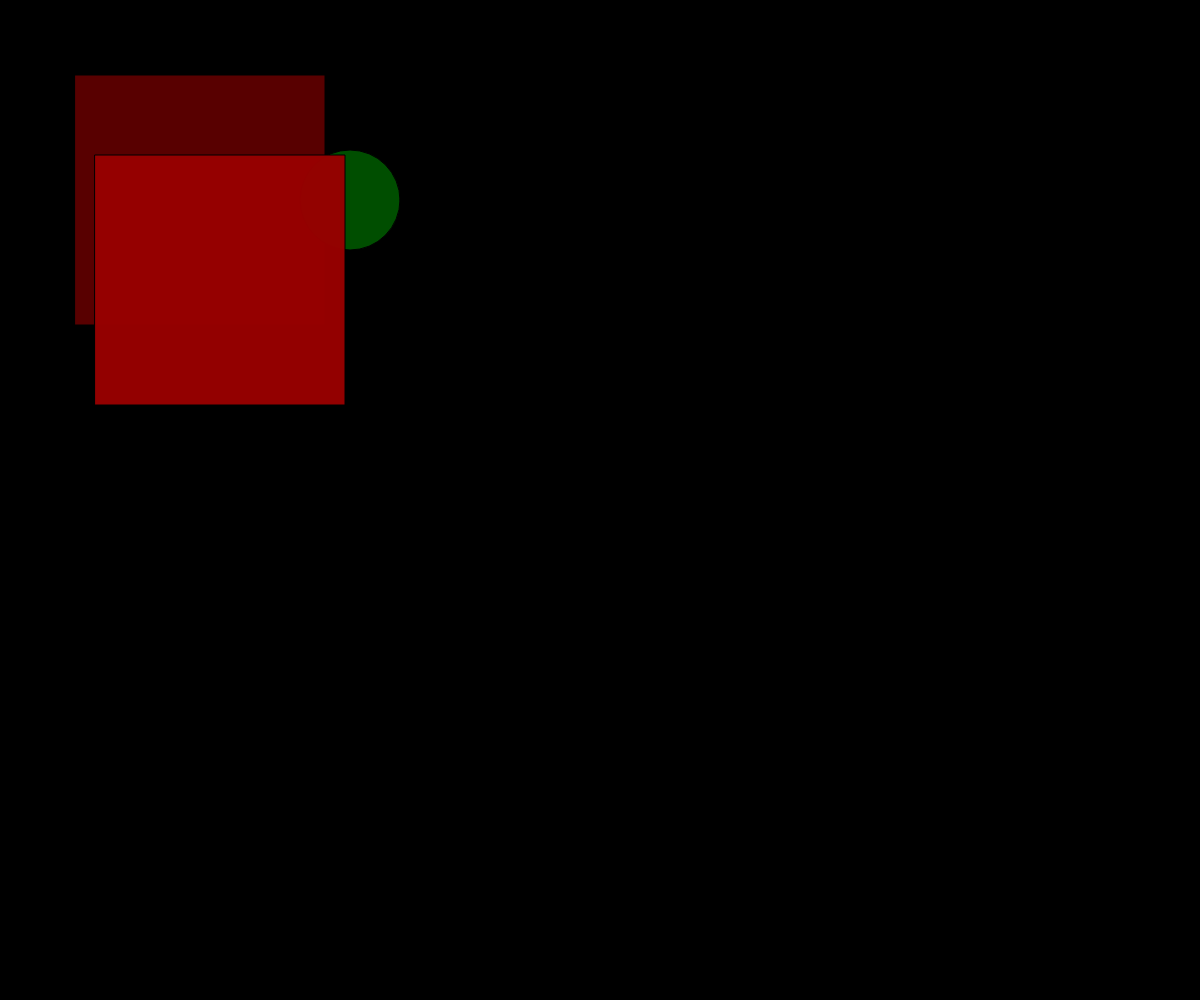
Frame 1 (no input)
Frame 60 (no input): identical to frame 1, image omitted
Frame 120 (the mouse pressed at the canvas centre since frame 60): identical to frame 1, image omitted

The p5.js sketch that drew this single still picture (run headless with seeded random() and noise() and a simulated clock; from frame 60 on, the mouse is pressed at the canvas centre):

// p5.js sketch
// ── sketch.js

// Global variables



function setup() {
  createCanvas(windowWidth, windowHeight);

  // The rectMode() and ellipseMode() functions allow you to modify the location
  // from which the shape is drawn by changing how the x and y arguments passed
  // to rect() and ellipse() functions are interpreted.

  // Sets origin mode to be the rectangle's center
  //rectMode(CENTER);

  // p5.js will automatically run your code at 60 frames per second (FPS).
  //frameRate(1);
}

/* Loop */
function draw() {
  background(0);

  fill(90, 0, 0, 250);
  rectMode(CENTER);  // rectMode(CORNER)
  rect(200, 200, 250, 250);

  fill(0, 80, 0, 250);
  ellipseMode(CORNER);  // ellipseMode(CENTER);
  ellipse(300, 150, 100, 100);

  // The translate() changes the (0, 0) origin of the p5.js coordinate system
  // to be the location specified as the function’s arguments.
  // Example, translate(60, 60) will move the coordinate system
  // 60 pixels to the right and 60 pixels to the bottom.

  translate(20,80);
  fill(150, 0, 0, 250);
  rectMode(CENTER);  // rectMode(CORNER)
  rect(200, 200, 250, 250); // Vaata asukohta

  // The main benefit of the translate() function is that the shapes become
  // independent of the position. This means that you can reuse the code for a
  // shape multiple times to be drawn in various locations without having to
  // assign new x and y variables for the shape functions. 

}
